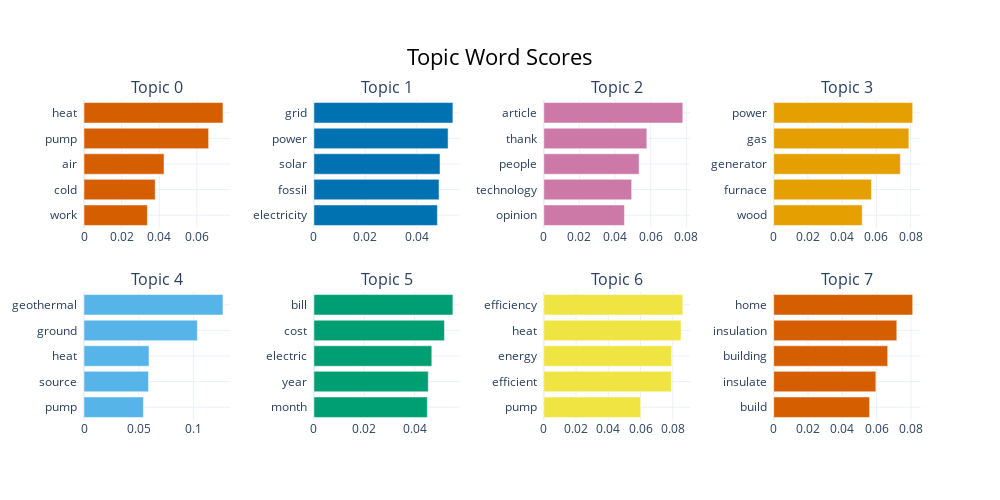

This figure's notebook cell:
### Code cell
topic_model.visualize_barchart()

### Figure 1 — Plotly figure (JSON) as saved in the notebook; plotly's stock layout.template omitted (floating-point values rounded to 4 significant figures)
{"data": [{"marker": {"color": "#D55E00"}, "orientation": "h", "type": "bar", "x": [0.03371, 0.03787, 0.04255, 0.06627, 0.0739], "xaxis": "x", "y": ["work  ", "cold  ", "air  ", "pump  ", "heat  "], "yaxis": "y"}, {"marker": {"color": "#0072B2"}, "orientation": "h", "type": "bar", "x": [0.048, 0.04863, 0.04903, 0.05216, 0.05402], "xaxis": "x2", "y": ["electricity  ", "fossil  ", "solar  ", "power  ", "grid  "], "yaxis": "y2"}, {"marker": {"color": "#CC79A7"}, "orientation": "h", "type": "bar", "x": [0.04526, 0.04932, 0.05349, 0.05782, 0.078], "xaxis": "x3", "y": ["opinion  ", "technology  ", "people  ", "thank  ", "article  "], "yaxis": "y3"}, {"marker": {"color": "#E69F00"}, "orientation": "h", "type": "bar", "x": [0.05171, 0.0571, 0.07398, 0.07899, 0.08122], "xaxis": "x4", "y": ["wood  ", "furnace  ", "generator  ", "gas  ", "power  "], "yaxis": "y4"}, {"marker": {"color": "#56B4E9"}, "orientation": "h", "type": "bar", "x": [0.05421, 0.05878, 0.05927, 0.1034, 0.1268], "xaxis": "x5", "y": ["pump  ", "source  ", "heat  ", "ground  ", "geothermal  "], "yaxis": "y5"}, {"marker": {"color": "#009E73"}, "orientation": "h", "type": "bar", "x": [0.04501, 0.04541, 0.04681, 0.05183, 0.05518], "xaxis": "x6", "y": ["month  ", "year  ", "electric  ", "cost  ", "bill  "], "yaxis": "y6"}, {"marker": {"color": "#F0E442"}, "orientation": "h", "type": "bar", "x": [0.06004, 0.07914, 0.07929, 0.08509, 0.08619], "xaxis": "x7", "y": ["pump  ", "efficient  ", "energy  ", "heat  ", "efficiency  "], "yaxis": "y7"}, {"marker": {"color": "#D55E00"}, "orientation": "h", "type": "bar", "x": [0.05591, 0.05954, 0.06644, 0.07174, 0.081], "xaxis": "x8", "y": ["build  ", "insulate  ", "building  ", "insulation  ", "home  "], "yaxis": "y8"}], "layout": {"annotations": [{"font": {"size": 16}, "showarrow": false, "text": "Topic 0", "x": 0.0875, "xanchor": "center", "xref": "paper", "y": 1, "yanchor": "bottom", "yref": "paper"}, {"font": {"size": 16}, "showarrow": false, "text": "Topic 1", "x": 0.3625, "xanchor": "center", "xref": "paper", "y": 1, "yanchor": "bottom", "yref": "paper"}, {"font": {"size": 16}, "showarrow": false, "text": "Topic 2", "x": 0.6375, "xanchor": "center", "xref": "paper", "y": 1, "yanchor": "bottom", "yref": "paper"}, {"font": {"size": 16}, "showarrow": false, "text": "Topic 3", "x": 0.9125, "xanchor": "center", "xref": "paper", "y": 1, "yanchor": "bottom", "yref": "paper"}, {"font": {"size": 16}, "showarrow": false, "text": "Topic 4", "x": 0.0875, "xanchor": "center", "xref": "paper", "y": 0.4, "yanchor": "bottom", "yref": "paper"}, {"font": {"size": 16}, "showarrow": false, "text": "Topic 5", "x": 0.3625, "xanchor": "center", "xref": "paper", "y": 0.4, "yanchor": "bottom", "yref": "paper"}, {"font": {"size": 16}, "showarrow": false, "text": "Topic 6", "x": 0.6375, "xanchor": "center", "xref": "paper", "y": 0.4, "yanchor": "bottom", "yref": "paper"}, {"font": {"size": 16}, "showarrow": false, "text": "Topic 7", "x": 0.9125, "xanchor": "center", "xref": "paper", "y": 0.4, "yanchor": "bottom", "yref": "paper"}], "height": 500, "hoverlabel": {"bgcolor": "white", "font": {"family": "Rockwell", "size": 16}}, "showlegend": false, "title": {"font": {"color": "Black", "size": 22}, "text": "Topic Word Scores", "x": 0.5, "xanchor": "center", "yanchor": "top"}, "width": 1000, "xaxis": {"anchor": "y", "domain": [0, 0.175], "showgrid": true}, "xaxis2": {"anchor": "y2", "domain": [0.275, 0.45], "showgrid": true}, "xaxis3": {"anchor": "y3", "domain": [0.55, 0.725], "showgrid": true}, "xaxis4": {"anchor": "y4", "domain": [0.825, 1], "showgrid": true}, "xaxis5": {"anchor": "y5", "domain": [0, 0.175], "showgrid": true}, "xaxis6": {"anchor": "y6", "domain": [0.275, 0.45], "showgrid": true}, "xaxis7": {"anchor": "y7", "domain": [0.55, 0.725], "showgrid": true}, "xaxis8": {"anchor": "y8", "domain": [0.825, 1], "showgrid": true}, "yaxis": {"anchor": "x", "domain": [0.6, 1], "showgrid": true}, "yaxis2": {"anchor": "x2", "domain": [0.6, 1], "showgrid": true}, "yaxis3": {"anchor": "x3", "domain": [0.6, 1], "showgrid": true}, "yaxis4": {"anchor": "x4", "domain": [0.6, 1], "showgrid": true}, "yaxis5": {"anchor": "x5", "domain": [0, 0.4], "showgrid": true}, "yaxis6": {"anchor": "x6", "domain": [0, 0.4], "showgrid": true}, "yaxis7": {"anchor": "x7", "domain": [0, 0.4], "showgrid": true}, "yaxis8": {"anchor": "x8", "domain": [0, 0.4], "showgrid": true}}}
